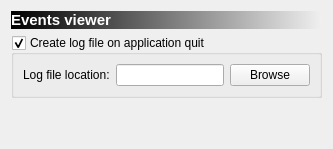
     <widget class="QWidget" name="page_8">
      <layout class="QGridLayout" name="gridLayout_17">
       <item row="0" column="0" colspan="2">
        <widget class="QLabel" name="label_10">
         <property name="sizePolicy">
          <sizepolicy hsizetype="Preferred" vsizetype="Fixed">
           <horstretch>0</horstretch>
           <verstretch>0</verstretch>
          </sizepolicy>
         </property>
         <property name="autoFillBackground">
          <bool>false</bool>
         </property>
         <property name="styleSheet">
          <string notr="true">background-color: qlineargradient(spread:pad, x1:0, y1:0, x2:1, y2:0, stop:0 rgba(0, 0, 0, 255), stop:1 rgba(240, 240, 240, 255));
color: rgb(255, 255, 255);</string>
         </property>
         <property name="frameShape">
          <enum>QFrame::NoFrame</enum>
         </property>
         <property name="text">
          <string>&lt;!DOCTYPE HTML PUBLIC &quot;-//W3C//DTD HTML 4.0//EN&quot; &quot;http://www.w3.org/TR/REC-html40/strict.dtd&quot;&gt;
&lt;html&gt;&lt;head&gt;&lt;meta name=&quot;qrichtext&quot; content=&quot;1&quot; /&gt;&lt;style type=&quot;text/css&quot;&gt;
p, li { white-space: pre-wrap; }
&lt;/style&gt;&lt;/head&gt;&lt;body style=&quot; font-family:'MS Shell Dlg 2'; font-size:8.25pt; font-weight:400; font-style:normal;&quot;&gt;
&lt;p style=&quot; margin-top:0px; margin-bottom:0px; margin-left:0px; margin-right:0px; -qt-block-indent:0; text-indent:0px;&quot;&gt;&lt;span style=&quot; font-size:11pt; font-weight:600;&quot;&gt;Events viewer&lt;/span&gt;&lt;/p&gt;&lt;/body&gt;&lt;/html&gt;</string>
         </property>
         <property name="margin">
          <number>3</number>
         </property>
        </widget>
       </item>
       <item row="2" column="0" colspan="2">
        <spacer name="verticalSpacer_9">
         <property name="orientation">
          <enum>Qt::Vertical</enum>
         </property>
         <property name="sizeHint" stdset="0">
          <size>
           <width>20</width>
           <height>40</height>
          </size>
         </property>
        </spacer>
       </item>
       <item row="1" column="0" colspan="2">
        <widget class="QGroupBox" name="groupBoxLogFile">
         <property name="title">
          <string>Create log file on application quit</string>
         </property>
         <property name="checkable">
          <bool>true</bool>
         </property>
         <layout class="QGridLayout" name="gridLayout_18">
          <item row="0" column="0">
           <widget class="QLabel" name="label_9">
            <property name="sizePolicy">
             <sizepolicy hsizetype="Fixed" vsizetype="Preferred">
              <horstretch>0</horstretch>
              <verstretch>0</verstretch>
             </sizepolicy>
            </property>
            <property name="text">
             <string>Log file location:</string>
            </property>
           </widget>
          </item>
          <item row="0" column="1">
           <widget class="QLineEdit" name="lineEditLogFolder"/>
          </item>
          <item row="0" column="2">
           <widget class="QPushButton" name="pushButtonLogFolder">
            <property name="text">
             <string>Browse</string>
            </property>
            <property name="icon">
             <iconset resource="images.qrc">
              <normaloff>:/images/o_folder_open.png</normaloff>:/images/o_folder_open.png</iconset>
            </property>
            <property name="autoDefault">
             <bool>false</bool>
            </property>
           </widget>
          </item>
         </layout>
        </widget>
       </item>
      </layout>
     </widget>
